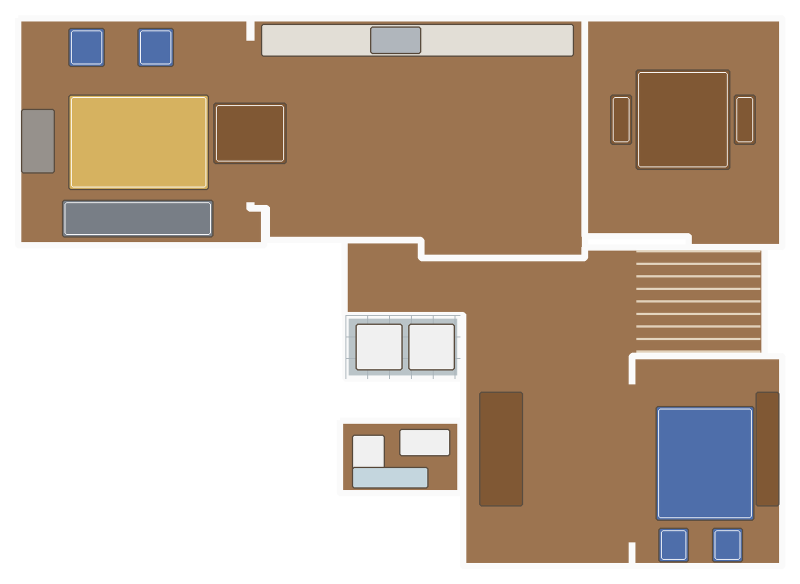
#> input picture floorplan/cartoon/control_plan.png, 1600 x 1168 px, given in place of render_main.jpg, which was not available (shown at 1/2 size)
$ python fit_hotspots.py
#> lines starting #> are read from the running program, lines starting #| are printed output that depends on the picture; after the words box and inside, x2 and y2 are one past the last pixel; in counts of white or black regions, pixels touching at a corner belong together; pictures that were not available may be replaced by others from this repository, and a replacement may not be noted
### floorplan/geometry.py
"""Normalised main-floor geometry -- the source of truth for the plan.

WHY THIS FILE EXISTS
--------------------
`floorplan_traced_raw.svg` was machine-segmented from a Roborock phone screenshot.
That trace is honest but rough: wherever the vacuum's floor colour bled into a
doorway it carved a jigsaw notch, and the app's own "90 deg" / "layers" buttons
punched rectangular holes straight through the living room. Rooms also failed to
share walls, so black slivers showed between neighbours.

This module replaces it with hand-set **rectilinear** polygons. Every edge was
re-measured off `source-map-flat.jpg` by colour segmentation (orange/teal/gold/
blue masks, per-row min/max) rather than invented -- the numbers below are what
the map actually contains:

    study    x 136..454 (to 474 below y 384)   y 118..436
    kitchen  x 457..915                        y 118..453 (428 below x 690,
                                                         384 on the far left)
    dining   x 915..1186                       y 118..423 (438 from x 1058)
    corridor x 585..1162 top arm, 748..980 body, y 428..884
    laundry  x 586..744                        y 533..622
    bathroom x 579..744                        y 680..782
    living   x 980..1186                       y 590..884

Normalisation rules applied:
  * every edge is axis-aligned (a test enforces this);
  * neighbours share one coordinate -- kitchen 915 / dining 920 is the wall, and
    the foyer body's right edge IS the living room's left edge (980);
  * the two overlay-button holes in the living room are gone, so it fills its
    rectangle: "living room should fill out the square area";
  * the living room's right edge lines up with the dining room's (1186) and its
    bottom with the foyer's (884).

Ids are unchanged -- `floorplan.yaml` binds every rule by id, and renaming one
silently kills that room's tap.
"""

# id -> [(x, y), ...] clockwise, in the map's own pixel space (1 unit ~= 1 cm)
ROOMS = {
    "study": [
        (136, 118), (454, 118), (454, 384), (474, 384), (474, 436), (136, 436),
    ],
    "kitchen": [
        (457, 118), (915, 118), (915, 453), (690, 453), (690, 428),
        (478, 428), (478, 384), (457, 384),
    ],
    "dining_room": [
        (915, 118), (1186, 118), (1186, 438), (1058, 438), (1058, 423), (915, 423),
    ],
    "corridor": [
        # top arm under the kitchen then the dining room, right arm (the stair
        # landing), down the west side of the living room, then the body.
        (585, 428), (690, 428), (690, 453), (915, 453), (915, 438), (1162, 438),
        (1162, 590), (980, 590), (980, 884), (748, 884), (748, 533), (585, 533),
    ],
    "laundry": [(586, 533), (744, 533), (744, 622), (586, 622)],
    "bathroom": [(579, 680), (744, 680), (744, 782), (579, 782)],
    "living_room": [(980, 590), (1186, 590), (1186, 884), (980, 884)],
    # The bottom-left quadrant is not outside the house -- it is the two-car garage
    # (confirmed by the user's markup 2026-10-22). It was previously left as void, which
    # is what made the image model squeeze the middle of the plan: it saw empty space and
    # filled it. Abuts the family room on the north and the laundry/bathroom on the east.
    "garage": [(136, 436), (579, 436), (579, 884), (136, 884)],
}

# The stair flight sits in the top-right corner of the foyer, i.e. inside the
# corridor's right arm (x 980..1162, y 438..590). Drawn in plan view: two strings
# plus evenly spaced treads.
STAIRS = {
    "x0": 986, "y0": 444, "x1": 1156, "y1": 584,
    "treads": 8,
    "label": "Stairs",
}


def bounds(rooms=None):
    pts = [p for poly in (rooms or ROOMS).values() for p in poly]
    xs = [p[0] for p in pts]
    ys = [p[1] for p in pts]
    return min(xs), min(ys), max(xs), max(ys)


# [24 lines left out: functions centroid, area, not called in this run]


def to_path(poly):
    return "M " + " L ".join(f"{x},{y}" for x, y in poly) + " Z"


# ---------------------------------------------------------------------------
# Upper and lower floors (traced 2026-10-31 from the builder's sheets)
# ---------------------------------------------------------------------------
# Both layers live in the SAME coordinate space as the main floor: the same
# 136..1186 x 118..884 frame, so the card can swap art layers without
# re-registering a single hotspot.
#
# Sheet -> plan mapping, fitted on the exterior walls (the sheets are scanned
# sideways and were normalised with rotate(90, expand=True) first):
#     upper  drawing x 385..1200 -> 361..1186   drawing y 265..832 -> 118..884
#     lower  drawing x 345..1180 -> 136..1186   drawing y 218..880 -> 118..884
#
# The upper floor does *not* sit over the garage. Its west wall is at 361, not
# 136, and the strip west of it is roof -- that is why sheet A-5 reads 1426 sq ft
# on a 1050 x 766 footprint. The roof strips are listed in ROOF below so the
# art prompt renders shingles instead of leaving a grey void.

UPPER_ROOMS = {
    # north band: master suite, shared bath, kid's room over the garage side
    "master_bath":    [(361, 118), (538, 118), (538, 395), (361, 395)],
    "walk_in_closet": [(361, 395), (538, 395), (538, 570), (361, 570)],
    "master_bedroom": [(538, 118), (811, 118), (811, 395), (538, 395)],
    "hall_bath":      [(811, 118), (932, 118), (932, 395), (811, 395)],
    "jj_room":        [(932, 118), (1186, 118), (1186, 395), (932, 395)],
    # middle band: the landing. The stair flight is drawn inside it.
    "upstairs_hall":  [(538, 395), (1186, 395), (1186, 570), (538, 570)],
    # south band: two kid's rooms either side of the two-storey stairwell
    "evie_room":      [(538, 570), (741, 570), (741, 884), (538, 884)],
    "open_below":     [(741, 570), (862, 570), (862, 884), (741, 884)],
    "colette_room":   [(862, 570), (1186, 570), (1186, 884), (862, 884)],
}

UPPER_STAIRS = {"x0": 1024, "y0": 400, "x1": 1135, "y1": 565,
                "treads": 9, "direction": "south", "label": "Stairs"}

LOWER_ROOMS = {
    # north band: media room and the big open recreation room
    "media_room": [(136, 118), (626, 118), (626, 404), (136, 404)],
    # L-shaped: the beam line at y 545 is where the rec room meets the bath band,
    # and it wraps the media room's south-east corner back to the stair side.
    "rec_room":   [(563, 404), (626, 404), (626, 118), (1186, 118),
                   (1186, 545), (563, 545)],
    # The sheet labels this corner GARAGE ROOM, but the garage is on the main floor --
    # this is the same corner seen from below: bare under-garage storage, entered from
    # the basement hall, no vehicles and no overhead doors on this level.
    "storage":        [(136, 404), (563, 404), (563, 884), (136, 884)],
    "ll_bath":        [(709, 545), (896, 545), (896, 629), (709, 629)],
    "corridor_b":     [(563, 545), (709, 545), (709, 629), (563, 629)],
    "utility":        [(563, 629), (896, 629), (896, 780), (563, 780)],
    "office":         [(896, 545), (1186, 545), (1186, 780), (896, 780)],
    "basement_hall":  [(563, 780), (1186, 780), (1186, 884), (563, 884)],
}

LOWER_STAIRS = {"x0": 909, "y0": 400, "x1": 1062, "y1": 545,
                "treads": 9, "direction": "south", "label": "Stairs"}

FLOOR_ROOMS = {"main": ROOMS, "upper": UPPER_ROOMS, "lower": LOWER_ROOMS}
FLOOR_STAIRS = {"main": STAIRS, "upper": UPPER_STAIRS, "lower": LOWER_STAIRS}

# Roof planes on a floor whose plate does not cover the whole footprint.
ROOF = {
    "upper": [
        [(136, 118), (361, 118), (361, 884), (136, 884)],   # over the garage
        [(361, 570), (538, 570), (538, 884), (361, 884)],   # attic knee-wall strip
    ],
}

FLOOR_LABEL = {"main": "Main", "upper": "Upper", "lower": "Lower"}


def floor_rooms(floor="main"):
    return FLOOR_ROOMS[floor]


def bounds_for(floor="main"):
    """All layers share the main floor's frame on purpose (see above)."""
    return bounds(ROOMS)


# [10 lines that do not run on import are left out]

### floorplan/cartoon/fit_hotspots.py
#!/usr/bin/env python3
"""Anchor the measured room polygons onto the generated render, then snap them.

WHY
---
The art is a raster (decision D2 = 2b). The ha-floorplan docs solve this by hand-
tracing polygons in Inkscape, which rots on every re-render. This derives them:

1. ANCHOR, not guess. The control plan's plan-bbox is known exactly (it was drawn
   from geometry.py). The render's house-bbox is detected from its background. A
   per-axis affine maps one to the other. Both are the *outer wall*, so the anchor
   does not depend on guessing a margin -- an earlier version assumed a 3.5 %
   padding and every polygon landed short (measured: study drift 0.377 of room
   width, corridor area ratio 0.163).
2. REFINE inside the room, never across it. A colour region-grow starting at the
   room centroid is clipped to the anchored polygon dilated by SNAP px, so oak
   floors that are physically joined through a doorway cannot bleed into each
   other. Where the grow disagrees with geometry by more than AREA_TOL the room
   falls back to the geometric polygon (flagged `method: geometry`), because a
   wrong snap is worse than no snap.
3. VALIDATE. Every room reports area ratio, centroid drift and the method used;
   the script exits 1 if any gate fails, so it runs as a test and as a phase gate.

Outputs: hotspots.json (render-pixel + normalised polygons) and hotspots.png.
"""
from __future__ import annotations

import json
import sys
from pathlib import Path

import cv2
import numpy as np

HERE = Path(__file__).resolve().parent
sys.path.insert(0, str(HERE.parent))
from geometry import FLOOR_ROOMS, bounds  # noqa: E402

SNAP = 22            # px the grow may move an anchored edge (render is 2K, so ~1 % )
AREA_TOL = (0.80, 1.25)     # grow vs anchored area; outside -> fall back to geometry
MAX_DRIFT = 0.10            # centroid drift as a fraction of room width
COLOUR_TOL = 22.0           # CIE-Lab distance for the grow
MIN_COVER = 0.85            # fraction of the anchored polygon the fit must keep
MAX_OUTSIDE = 0.02          # share of a hotspot that may land outside the house
# A stairwell shaft has no floor surface, so neither the centroid nor the colour of the
# fitted polygon means anything -- the fit slides onto the treads of the storey below
# (measured drift 0.116). The polygon is still emitted for drawing; it is not tappable.
VOID_ROOMS = {"open_below"}

# room -> (dx, dy) in render px, applied after the transform. Verified by cropping the
# room and looking at the outline. Empty unless a room defeats the automatic fit.
ROOM_OFFSET = {}


def control_plan_bbox(ctl_wh, pad=40, scale=1.6):
    """FLOOR bbox of the control image: the plan polygon bounds, wall strokes
    straddle them so half a stroke lies outside -- that is the centreline, which is
    what we map."""
    x0, y0, x1, y1 = bounds()
    w = (x1 - x0) * scale + pad * 2
    h = (y1 - y0) * scale + pad * 2
    fx, fy = ctl_wh[0] / w, ctl_wh[1] / h
    half = 7  # WALL_PX/2 in make_control_image.py
    return ((pad - half) * fx, (pad - half) * fy,
            (pad + (x1 - x0) * scale + half) * fx,
            (pad + (y1 - y0) * scale + half) * fy)


def render_floor_bbox(img):
    """Wall CENTRELINE bbox of the render: outer silhouette, inset by half a wall.

    Two earlier attempts are recorded here because both failed for interesting
    reasons:

    1. Scanning inward along mid-lines (bg -> wall -> floor) reported the house
       starting at x=1003, because the footprint is L-shaped: the mid-height line
       leaves the frame, crosses the empty quadrant, and only meets floor at the
       hall. Any four-edge scan assumes a convex plan.
    2. Taking the raw silhouette bbox included the soft drop shadow, inflating the
       plan by ~20 px per side.

    So: threshold the background strictly (>=20 to reject the shadow), take the
    largest contour's bbox, then inset by half the wall thickness measured once by
    scanning the top edge downward. geometry.py polygons are wall centrelines, and
    the centreline sits half a wall inside the outer face -- matching them is what
    stops polygons poking through the outside walls.
    """
    h, w = img.shape[:2]
    corners = np.concatenate([img[0:8, 0:8].reshape(-1, 3), img[0:8, -8:].reshape(-1, 3),
                              img[-8:, 0:8].reshape(-1, 3), img[-8:, -8:].reshape(-1, 3)])
    bg = np.median(corners, axis=0).astype(np.float32)

    dist = np.linalg.norm(img.astype(np.float32) - bg, axis=2)
    mask = (dist > 20).astype(np.uint8)
    mask = cv2.morphologyEx(mask, cv2.MORPH_CLOSE, np.ones((25, 25), np.uint8))
    cnts, _ = cv2.findContours(mask, cv2.RETR_EXTERNAL, cv2.CHAIN_APPROX_SIMPLE)
    x, y, bw, bh = cv2.boundingRect(max(cnts, key=cv2.contourArea))

    # wall thickness: at mid-x scan down from the silhouette top to the first
    # pixel that is neither background nor light-neutral wall.
    def neutral(p):
        mx, mn = float(p.max()), float(p.min())
        return mx > 185 and (mx - mn) < 30

    mid = x + bw // 2
    started = None
    floor_y = y
    for yy in range(y, min(h, y + bh // 2)):
        p = img[yy, mid]
        if started is None:
            if not neutral(p):
                started = yy
                continue
        elif not neutral(p):
            floor_y = yy
            break
    T = max(8, floor_y - (started if started is not None else y))
    ins = T * 0.5
    bbox = (x + ins, y + ins, x + bw - ins, y + bh - ins)
    return bbox, bg


def fit(render_path: Path, control_path: Path, floor: str = "main") -> dict:
#> called with floor = 'main'
    render = cv2.imread(str(render_path))
#> render is the input picture: shape (1168, 1600, 3); mean B, G, R 159.3, 176.6, 195.3
    ctl = cv2.imread(str(control_path))
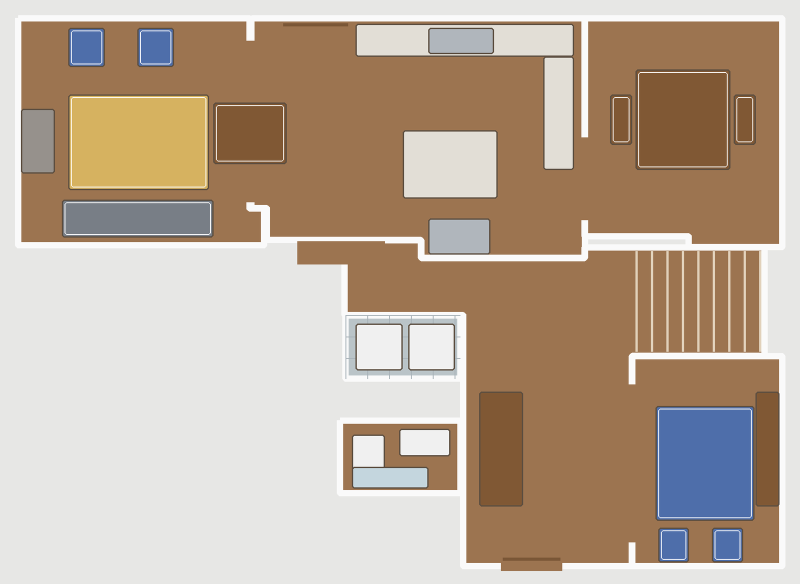
#> input picture floorplan/cartoon/control_plan_last.png, 1600 x 1168 px, given in place of control_main.png, which was not available (shown at 1/2 size)
#> ctl is the input picture: shape (1168, 1600, 3); mean B, G, R 151.7, 169.3, 187.4
    if render is None or ctl is None:
        raise SystemExit("cannot read inputs")
    rh, rw = render.shape[:2]
    lab = cv2.cvtColor(render, cv2.COLOR_BGR2LAB).astype(np.float32)
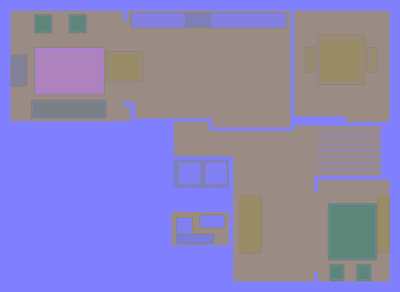
#> lab: shape (1168, 1600, 3) float32 (shown at 1/4 size); mean B, G, R 185.3, 133.6, 141.1

    cb = control_plan_bbox((ctl.shape[1], ctl.shape[0]))
    hb, bg = render_floor_bbox(render)
#> in render_floor_bbox, `corners = np.concatenate([img[0:8, 0:8].reshape(-1, 3), img[0:8, -8:]...`: corners = 256 rows, first 8: [255, 255, 255], [255, 255, 255], [255, 255, 255], [255, 255, 255], [255, 255, 255], [255, 255, 255], [255, 255, 255], [255, 255, 255]
#> in render_floor_bbox, `bg = np.median(corners, axis=0).astype(np.float32)`: bg = [255, 255, 255]
#> in render_floor_bbox, `dist = np.linalg.norm(img.astype(np.float32) - bg, axis=2)`:
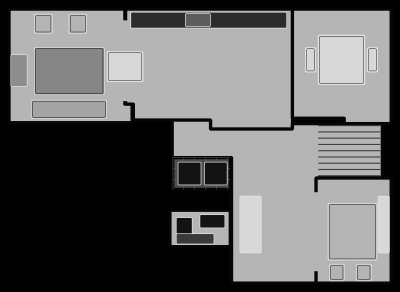
#> dist: shape (1168, 1600) float32 (shown at 1/4 size); min 0, max 344.2, mean 138.7; drawn with min black and max white
#> in render_floor_bbox, `mask = (dist > 20).astype(np.uint8)`:
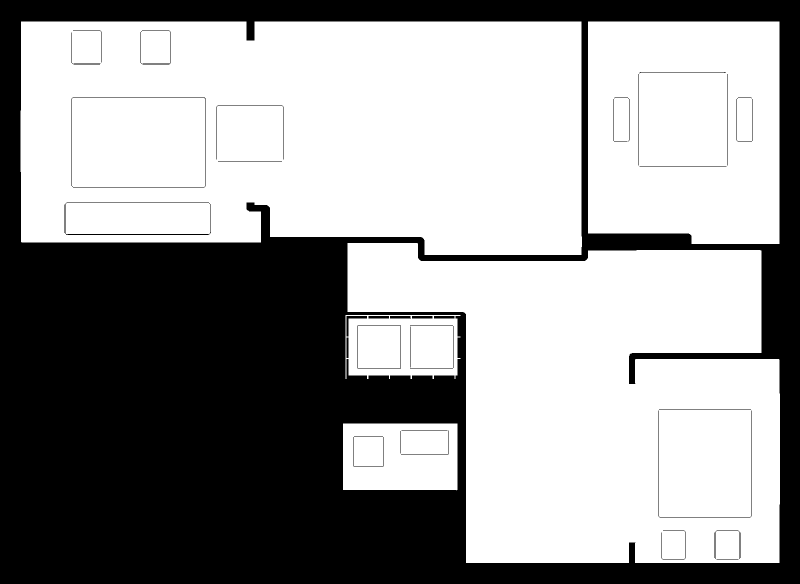
#> mask: shape (1168, 1600) (shown at 1/2 size); values 0 (black) and 1 (white), 59.8% white; 33 black regions, largest, box (x1, y1, x2, y2) and area: (0, 0, 1600, 1168) 743003, (129, 405, 422, 470) 1037, (142, 195, 412, 375) 885
#> in render_floor_bbox, `cnts, _ = cv2.findContours(mask, cv2.RETR_EXTERNAL, cv2.CHAIN_APPROX_S..`: cnts = 1 contour; box (x1, y1, x2, y2) and area: (41, 43, 1560, 1126) 1156176
#> (the rest of the program and of its run is left out)
